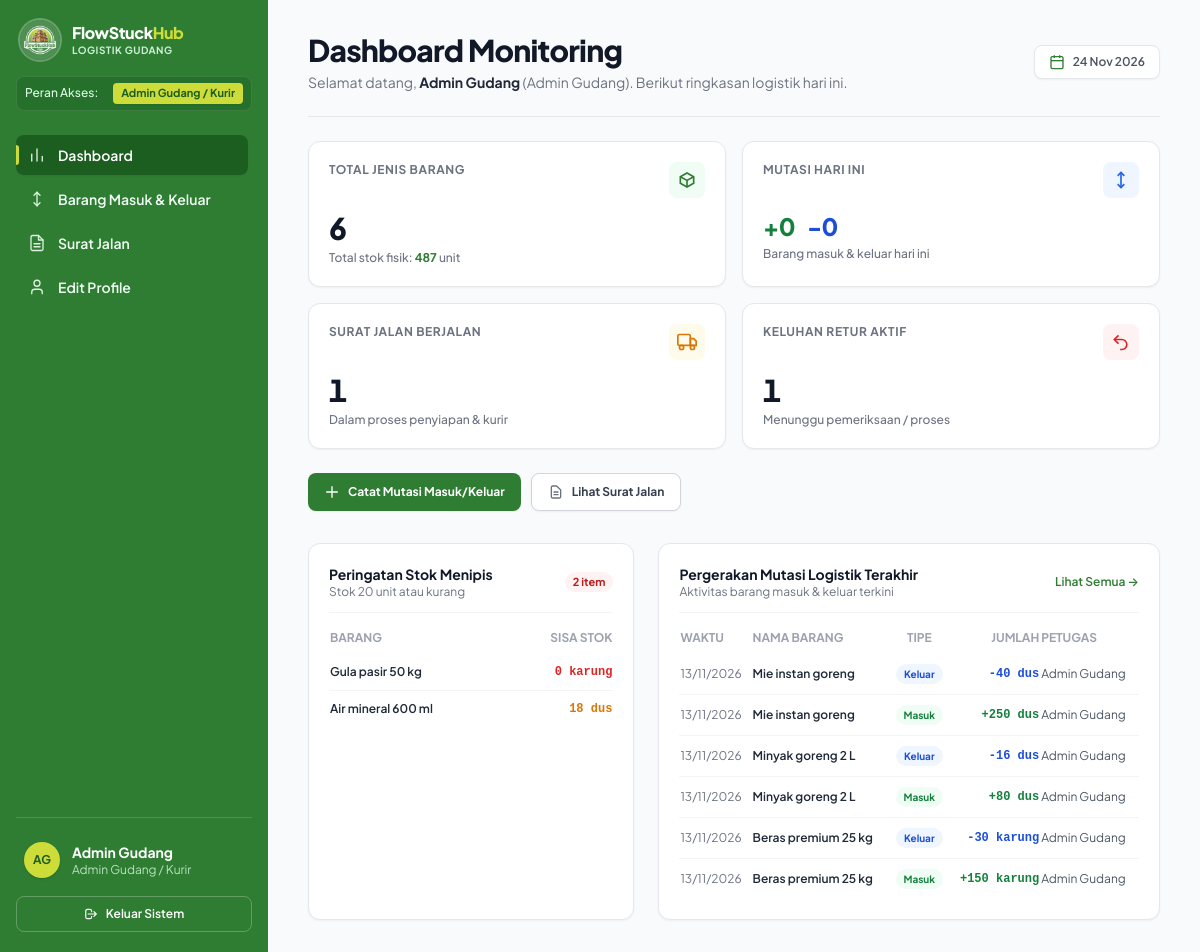
The app's page /dashboard.php (signed in) with its own data.
### tables this page shows
CREATE TABLE barang (
  id          INT AUTO_INCREMENT PRIMARY KEY,
  nama        VARCHAR(120) NOT NULL,
  deskripsi   TEXT         NULL,
  satuan      VARCHAR(30)  NOT NULL DEFAULT 'dus',
  stok        INT          NOT NULL DEFAULT 0,
  gambar      VARCHAR(255) NULL,
  created_at  TIMESTAMP    DEFAULT CURRENT_TIMESTAMP
);

CREATE TABLE mutasi (
  id         INT AUTO_INCREMENT PRIMARY KEY,
  barang_id  INT          NOT NULL,
  user_id    INT          NOT NULL,
  jenis      ENUM('masuk','keluar') NOT NULL,
  jumlah     INT          NOT NULL,
  catatan    VARCHAR(255) NULL,
  created_at TIMESTAMP    DEFAULT CURRENT_TIMESTAMP,
  FOREIGN KEY (barang_id) REFERENCES barang(id) ON DELETE CASCADE,
  FOREIGN KEY (user_id)   REFERENCES users(id)
);

CREATE TABLE users (
  id            INT AUTO_INCREMENT PRIMARY KEY,
  nama_lengkap  VARCHAR(100)  NOT NULL,
  email         VARCHAR(100)  NOT NULL UNIQUE,
  username      VARCHAR(50)   NOT NULL UNIQUE,
  password      VARCHAR(255)  NOT NULL,
  role          ENUM('user','admin','super_admin') NOT NULL DEFAULT 'user',
  alamat        VARCHAR(255)  NULL,
  no_hp         VARCHAR(20)   NULL,
  reset_token   VARCHAR(64)   NULL,
  reset_expires DATETIME      NULL,
  foto_profil   VARCHAR(255)  NULL,
  created_at    TIMESTAMP     DEFAULT CURRENT_TIMESTAMP
);

### includes/auth.php (called while the page is built, shortened)
<?php
function e($s) { return htmlspecialchars((string)$s, ENT_QUOTES, 'UTF-8'); }
function user() { return $_SESSION['user'] ?? null; }

### dashboard.php (the view, shortened to what this page needs)
<?php
require_once __DIR__ . '/includes/auth.php';
$u       = user();
$isSuper = $u['role'] === 'super_admin';
$tot = $pdo->query('SELECT COUNT(*) jenis, COALESCE(SUM(stok),0) stok FROM barang')->fetch();
$sj  = $pdo->query("SELECT COUNT(*) FROM surat_jalan WHERE status <> 'diterima'")->fetchColumn();
$ret = $pdo->query("SELECT COUNT(*) FROM retur WHERE status <> 'selesai'")->fetchColumn();
$today = date('Y-m-d');
$mutHariIni = $pdo->prepare('
    SELECT
        COALESCE(SUM(CASE WHEN jenis="masuk" THEN jumlah ELSE 0 END), 0) AS masuk,
        COALESCE(SUM(CASE WHEN jenis="keluar" THEN jumlah ELSE 0 END), 0) AS keluar
    FROM mutasi
    WHERE DATE(created_at) = ?
');
$mutHariIni->execute([$today]);
$statHariIni = $mutHariIni->fetch();
$low = $pdo->query('SELECT id, nama, stok, satuan FROM barang WHERE stok <= 20 ORDER BY stok ASC LIMIT 8')->fetchAll();
$mut = $pdo->query('
    SELECT m.*, b.nama, b.satuan, u.nama_lengkap
    FROM mutasi m
    JOIN barang b ON b.id = m.barang_id
    JOIN users u ON u.id = m.user_id
    ORDER BY m.id DESC
    LIMIT 7
')->fetchAll();
require __DIR__ . '/includes/header.php';
?>
<div class="flex flex-col sm:flex-row sm:items-center justify-between gap-4 pb-6 border-b border-gray-200">
  <div>
    <h1 class="text-2xl font-extrabold text-gray-900 tracking-tight sm:text-3xl">Dashboard Monitoring</h1>
    <p class="text-sm text-gray-500 mt-1">Selamat datang, <strong class="text-gray-800"><?= e($u['nama']) ?></strong> (<?= $isSuper ? 'Super Admin Purchasing' : 'Admin Gudang' ?>). Berikut ringkasan logistik hari ini.</p>
  </div>
  <div class="flex items-center gap-2">
    <div class="inline-flex items-center gap-2 rounded-lg border border-gray-200 bg-white px-3.5 py-2 text-xs font-semibold text-gray-600 shadow-sm">
      <svg aria-hidden="true" viewBox="0 0 24 24" fill="none" stroke="currentColor" stroke-width="2" class="h-4 w-4 text-brand">
        <rect x="3" y="4" width="18" height="18" rx="2" ry="2"></rect><line x1="16" y1="2" x2="16" y2="6"></line><line x1="8" y1="2" x2="8" y2="6"></line><line x1="3" y1="10" x2="21" y2="10"></line>
      </svg>
      <?= date('d M Y') ?>
    </div>
  </div>
</div>
<div class="mt-6 grid gap-4 sm:grid-cols-2 xl:grid-cols-4">
  <article class="rounded-xl border border-gray-200 bg-white p-5 shadow-sm transition hover:shadow-md">
    <div class="flex items-start justify-between gap-3">
      <p class="text-xs font-bold uppercase tracking-wider text-gray-500">Total Jenis Barang</p>
      <span class="grid h-9 w-9 shrink-0 place-items-center rounded-lg bg-green-50 text-brand">
        <svg aria-hidden="true" viewBox="0 0 24 24" fill="none" stroke="currentColor" stroke-width="2" class="h-5 w-5">
          <path d="M12 3.5 20 8v8l-8 4.5L4 16V8l8-4.5Z"></path><path d="M4 8l8 4.5L20 8"></path><path d="M12 12.5v8"></path>
        </svg>
      </span>
    </div>
    <p class="mt-3 text-3xl font-extrabold tracking-tight tabular-nums text-gray-900"><?= (int)$tot['jenis'] ?></p>
    <p class="mt-1 text-xs text-gray-500 font-medium">Total stok fisik: <strong class="text-brand"><?= number_format((float)$tot['stok']) ?></strong> unit</p>
  </article>
  <article class="rounded-xl border border-gray-200 bg-white p-5 shadow-sm transition hover:shadow-md">
    <div class="flex items-start justify-between gap-3">
      <p class="text-xs font-bold uppercase tracking-wider text-gray-500">Mutasi Hari Ini</p>
      <span class="grid h-9 w-9 shrink-0 place-items-center rounded-lg bg-blue-50 text-blue-600">
        <svg aria-hidden="true" viewBox="0 0 24 24" fill="none" stroke="currentColor" stroke-width="2" class="h-5 w-5">
          <path d="M12 3v18"></path><path d="m8 7 4-4 4 4"></path><path d="m8 17 4 4 4-4"></path>
        </svg>
      </span>
    </div>
    <div class="mt-3 flex items-baseline gap-3">
      <p class="text-2xl font-extrabold tracking-tight text-green-700">+<?= (int)$statHariIni['masuk'] ?></p>
      <p class="text-2xl font-extrabold tracking-tight text-blue-700">-<?= (int)$statHariIni['keluar'] ?></p>
    </div>
    <p class="mt-1 text-xs text-gray-500 font-medium">Barang masuk & keluar hari ini</p>
  </article>
  <article class="rounded-xl border border-gray-200 bg-white p-5 shadow-sm transition hover:shadow-md">
    <div class="flex items-start justify-between gap-3">
      <p class="text-xs font-bold uppercase tracking-wider text-gray-500">Surat Jalan Berjalan</p>
      <span class="grid h-9 w-9 shrink-0 place-items-center rounded-lg bg-amber-50 text-amber-600">
      </span>
    </div>
    <p class="mt-3 text-3xl font-extrabold tracking-tight tabular-nums text-gray-900"><?= (int)$sj ?></p>
    <p class="mt-1 text-xs text-gray-500 font-medium">Dalam proses penyiapan & kurir</p>
  </article>
  <article class="rounded-xl border border-gray-200 bg-white p-5 shadow-sm transition hover:shadow-md">
    <div class="flex items-start justify-between gap-3">
      <p class="text-xs font-bold uppercase tracking-wider text-gray-500">Keluhan Retur Aktif</p>
      <span class="grid h-9 w-9 shrink-0 place-items-center rounded-lg bg-red-50 text-red-600">
        <svg aria-hidden="true" viewBox="0 0 24 24" fill="none" stroke="currentColor" stroke-width="2" class="h-5 w-5">
          <path d="M9 14 4 9l5-5"></path><path d="M4 9h9a6 6 0 0 1 0 12h-2"></path>
        </svg>
      </span>
    </div>
    <p class="mt-3 text-3xl font-extrabold tracking-tight tabular-nums text-gray-900"><?= (int)$ret ?></p>
    <p class="mt-1 text-xs text-gray-500 font-medium">Menunggu pemeriksaan / proses</p>
  </article>
</div>
<div class="mt-6 flex flex-wrap gap-2.5">
  <a href="<?= BASE ?>admin/update-barang.php" class="inline-flex items-center gap-2 rounded-lg bg-brand px-4 py-2.5 text-xs font-bold text-white shadow-sm hover:bg-brand-dark transition active:scale-[0.98]">
    <svg class="w-4 h-4" fill="none" stroke="currentColor" viewBox="0 0 24 24"><path stroke-linecap="round" stroke-linejoin="round" stroke-width="2" d="M12 4v16m8-8H4"/></svg>
    Catat Mutasi Masuk/Keluar
  </a>
  <a href="<?= BASE ?>admin/surat-jalan.php" class="inline-flex items-center gap-2 rounded-lg border border-gray-300 bg-white px-4 py-2.5 text-xs font-bold text-gray-700 shadow-sm hover:bg-gray-50 transition active:scale-[0.98]">
    <svg class="w-4 h-4 text-gray-500" fill="none" stroke="currentColor" viewBox="0 0 24 24"><path stroke-linecap="round" stroke-linejoin="round" stroke-width="2" d="M9 12h6m-6 4h6m2 5H7a2 2 0 01-2-2V5a2 2 0 012-2h5.586a1 1 0 01.707.293l5.414 5.414a1 1 0 01.293.707V19a2 2 0 01-2 2z"/></svg>
    Lihat Surat Jalan
  </a>
</div>
<div class="mt-8 grid gap-6 lg:grid-cols-5">
  <section class="lg:col-span-2 rounded-xl border border-gray-200 bg-white p-5 shadow-sm">
    <div class="flex items-center justify-between pb-3 border-b border-gray-100">
      <div>
        <h2 class="text-sm font-bold text-gray-900">Peringatan Stok Menipis</h2>
        <p class="text-xs text-gray-500">Stok 20 unit atau kurang</p>
      </div>
      <span class="rounded-full bg-red-50 px-2 py-0.5 text-[11px] font-bold text-red-700"><?= count($low) ?> item</span>
    </div>
    <div class="mt-4 overflow-x-auto">
      <?php if ($low): ?>
        <table class="w-full text-left text-xs">
          <thead class="text-gray-400 uppercase font-semibold">
            <tr>
              <th class="pb-2">Barang</th>
              <th class="pb-2 text-right">Sisa Stok</th>
            </tr>
          </thead>
          <tbody class="divide-y divide-gray-100">
            <?php foreach ($low as $b): ?>
              <tr>
                <td class="py-2.5 font-semibold text-gray-800"><?= e($b['nama']) ?></td>
                <td class="py-2.5 text-right font-mono font-bold <?= (int)$b['stok'] === 0 ? 'text-red-600' : 'text-amber-600' ?>">
                  <?= (int)$b['stok'] ?> <?= e($b['satuan']) ?>
                </td>
              </tr>
            <?php endforeach; ?>
          </tbody>
        </table>
      <?php else: ?>
        <p class="py-8 text-center text-xs text-gray-400">Semua stok barang aman.</p>
      <?php endif; ?>
    </div>
  </section>
  <section class="lg:col-span-3 rounded-xl border border-gray-200 bg-white p-5 shadow-sm">
    <div class="flex items-center justify-between pb-3 border-b border-gray-100">
      <div>
        <h2 class="text-sm font-bold text-gray-900">Pergerakan Mutasi Logistik Terakhir</h2>
        <p class="text-xs text-gray-500">Aktivitas barang masuk & keluar terkini</p>
      </div>
      <a href="<?= BASE ?>admin/update-barang.php" class="text-xs font-semibold text-brand hover:underline">Lihat Semua &rarr;</a>
    </div>
    <div class="mt-4 overflow-x-auto">
      <?php if ($mut): ?>
        <table class="w-full text-left text-xs">
          <thead class="text-gray-400 uppercase font-semibold">
            <tr>
              <th class="pb-2">Waktu</th>
              <th class="pb-2">Nama Barang</th>
              <th class="pb-2 text-center">Tipe</th>
              <th class="pb-2 text-right">Jumlah</th>
              <th class="pb-2">Petugas</th>
            </tr>
          </thead>
          <tbody class="divide-y divide-gray-100">
            <?php foreach ($mut as $m): ?>
              <tr>
                <td class="py-2.5 text-gray-500 whitespace-nowrap"><?= date('d/m/Y', strtotime($m['created_at'])) ?></td>
                <td class="py-2.5 font-semibold text-gray-800"><?= e($m['nama']) ?></td>
                <td class="py-2.5 text-center">
                  <?php if ($m['jenis'] === 'masuk'): ?>
                    <span class="inline-flex rounded-full bg-green-50 px-2 py-0.5 text-[10px] font-bold text-green-700">Masuk</span>
                  <?php else: ?>
                    <span class="inline-flex rounded-full bg-blue-50 px-2 py-0.5 text-[10px] font-bold text-blue-700">Keluar</span>
                  <?php endif; ?>
                </td>
                <td class="py-2.5 text-right font-mono font-bold <?= $m['jenis'] === 'masuk' ? 'text-green-700' : 'text-blue-700' ?>">
                  <?= ($m['jenis'] === 'masuk' ? '+' : '-') . (int)$m['jumlah'] ?> <?= e($m['satuan']) ?>
                </td>
                <td class="py-2.5 text-gray-600 truncate max-w-[100px]"><?= e($m['nama_lengkap']) ?></td>
              </tr>
            <?php endforeach; ?>
          </tbody>
        </table>
      <?php else: ?>
        <p class="py-8 text-center text-xs text-gray-400">Belum ada riwayat mutasi stok.</p>
      <?php endif; ?>
    </div>
  </section>
</div>
<?php require __DIR__ . '/includes/footer.php'; ?>

### records on screen
barang: nama "Gula pasir 50 kg", stok "0", satuan "karung"
barang: nama "Air mineral 600 ml", stok "18", satuan "dus"
mutasi: created_at "13/11/2026", barang.nama "Mie instan goreng", jenis "Keluar", jumlah "40", barang.satuan "dus", user.nama_lengkap "Admin Gudang"
mutasi: created_at "13/11/2026", barang.nama "Mie instan goreng", jenis "Masuk", jumlah "250", barang.satuan "dus", user.nama_lengkap "Admin Gudang"
mutasi: created_at "13/11/2026", barang.nama "Minyak goreng 2 L", jenis "Keluar", jumlah "16", barang.satuan "dus", user.nama_lengkap "Admin Gudang"
mutasi: created_at "13/11/2026", barang.nama "Minyak goreng 2 L", jenis "Masuk", jumlah "80", barang.satuan "dus", user.nama_lengkap "Admin Gudang"
mutasi: created_at "13/11/2026", barang.nama "Beras premium 25 kg", jenis "Keluar", jumlah "30", barang.satuan "karung", user.nama_lengkap "Admin Gudang"
mutasi: created_at "13/11/2026", barang.nama "Beras premium 25 kg", jenis "Masuk", jumlah "150", barang.satuan "karung", user.nama_lengkap "Admin Gudang"

### other values on screen
$roleBadge[$u['role']] "Admin Gudang / Kurir"
$item['label'] "Dashboard"
$item['label'] "Barang Masuk & Keluar"
$item['label'] "Surat Jalan"
$item['label'] "Edit Profile"
initials($u['nama']) "AG"
$u['nama'] "Admin Gudang"
$tot['jenis'] "6"
$tot['stok'] "487"
$statHariIni['masuk'] "0"
$statHariIni['keluar'] "0"
$sj "1"
$ret "1"
count($low) "2"
